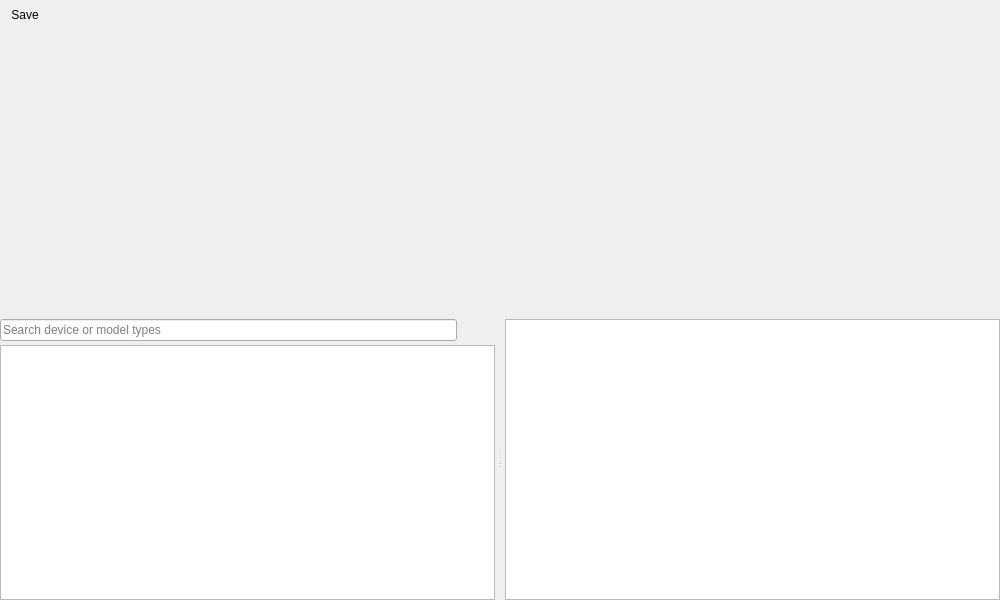
<?xml version="1.0" encoding="UTF-8"?>
<ui version="4.0">
 <class>DynamicModelComparisonPage</class>
 <widget class="QWidget" name="DynamicModelComparisonPage">
  <property name="geometry">
   <rect><x>0</x><y>0</y><width>1000</width><height>600</height></rect>
  </property>
  <property name="windowTitle"><string>Dynamic Model Comparison</string></property>
  <layout class="QVBoxLayout" name="mainLayout">
   <property name="spacing"><number>0</number></property>
   <property name="leftMargin"><number>0</number></property>
   <property name="topMargin"><number>0</number></property>
   <property name="rightMargin"><number>0</number></property>
   <property name="bottomMargin"><number>0</number></property>
   <item>
    <widget class="QToolBar" name="comparisonToolBar">
     <property name="movable"><bool>false</bool></property>
     <property name="iconSize"><size><width>24</width><height>24</height></size></property>
     <property name="toolButtonStyle"><enum>Qt::ToolButtonStyle::ToolButtonIconOnly</enum></property>
     <property name="floatable"><bool>false</bool></property>
     <addaction name="actionSave"/>
    </widget>
   </item>
   <item>
    <widget class="QLabel" name="statusLabel">
     <property name="visible"><bool>false</bool></property>
     <property name="text"><string/></property>
     <property name="wordWrap"><bool>true</bool></property>
     <property name="margin"><number>4</number></property>
    </widget>
   </item>
   <item>
    <widget class="QSplitter" name="comparisonSplitter">
     <property name="orientation"><enum>Qt::Orientation::Horizontal</enum></property>
     <property name="childrenCollapsible"><bool>true</bool></property>
     <widget class="QFrame" name="modelsFrame">
      <property name="frameShape"><enum>QFrame::Shape::NoFrame</enum></property>
      <layout class="QVBoxLayout" name="modelsLayout">
       <property name="spacing"><number>0</number></property>
       <property name="leftMargin"><number>0</number></property>
       <property name="topMargin"><number>0</number></property>
       <property name="rightMargin"><number>3</number></property>
       <property name="bottomMargin"><number>0</number></property>
       <item>
        <widget class="QFrame" name="searchFrame">
         <property name="frameShape"><enum>QFrame::Shape::NoFrame</enum></property>
         <layout class="QHBoxLayout" name="searchLayout">
          <property name="leftMargin"><number>0</number></property>
          <property name="topMargin"><number>4</number></property>
          <property name="rightMargin"><number>0</number></property>
          <property name="bottomMargin"><number>4</number></property>
          <item>
           <widget class="QLineEdit" name="searchLineEdit">
            <property name="placeholderText"><string>Search device or model types</string></property>
           </widget>
          </item>
          <item>
           <widget class="QPushButton" name="searchButton">
            <property name="maximumSize"><size><width>32</width><height>16777215</height></size></property>
            <property name="toolTip"><string>Filter model types</string></property>
            <property name="text"><string/></property>
            <property name="icon">
             <iconset resource="../../Icons/icons.qrc">
              <normaloff>:/Icons/icons/magnifying_glass.png</normaloff>:/Icons/icons/magnifying_glass.png</iconset>
            </property>
            <property name="flat"><bool>true</bool></property>
           </widget>
          </item>
         </layout>
        </widget>
       </item>
       <item>
        <widget class="QTreeView" name="modelsTreeView">
         <property name="toolTip"><string>Select a model type to compare its devices</string></property>
         <property name="editTriggers"><set>QAbstractItemView::EditTrigger::DoubleClicked|QAbstractItemView::EditTrigger::EditKeyPressed|QAbstractItemView::EditTrigger::SelectedClicked</set></property>
        </widget>
       </item>
      </layout>
     </widget>
     <widget class="QFrame" name="tableFrame">
      <property name="frameShape"><enum>QFrame::Shape::NoFrame</enum></property>
      <layout class="QVBoxLayout" name="tableLayout">
       <property name="spacing"><number>0</number></property>
       <property name="leftMargin"><number>3</number></property>
       <property name="topMargin"><number>4</number></property>
       <property name="rightMargin"><number>0</number></property>
       <property name="bottomMargin"><number>0</number></property>
       <item>
        <widget class="SpreadsheetTableView" name="comparisonTableView">
         <property name="alternatingRowColors"><bool>true</bool></property>
         <property name="selectionMode"><enum>QAbstractItemView::SelectionMode::ContiguousSelection</enum></property>
         <property name="selectionBehavior"><enum>QAbstractItemView::SelectionBehavior::SelectItems</enum></property>
        </widget>
       </item>
      </layout>
     </widget>
    </widget>
   </item>
  </layout>
  <action name="actionSave">
   <property name="icon">
    <iconset resource="../../Icons/icons.qrc">
     <normaloff>:/Icons/icons/savec.png</normaloff>:/Icons/icons/savec.png</iconset>
   </property>
   <property name="text"><string>Save</string></property>
   <property name="toolTip"><string>Save all model comparison changes</string></property>
   <property name="shortcut"><string>Ctrl+S</string></property>
  </action>
 </widget>
 <customwidgets>
  <customwidget>
   <class>SpreadsheetTableView</class>
   <extends>QTableView</extends>
   <header>VeraGrid.Gui.spread_sheet_table</header>
  </customwidget>
 </customwidgets>
 <resources><include location="../../Icons/icons.qrc"/></resources>
 <connections/>
</ui>
